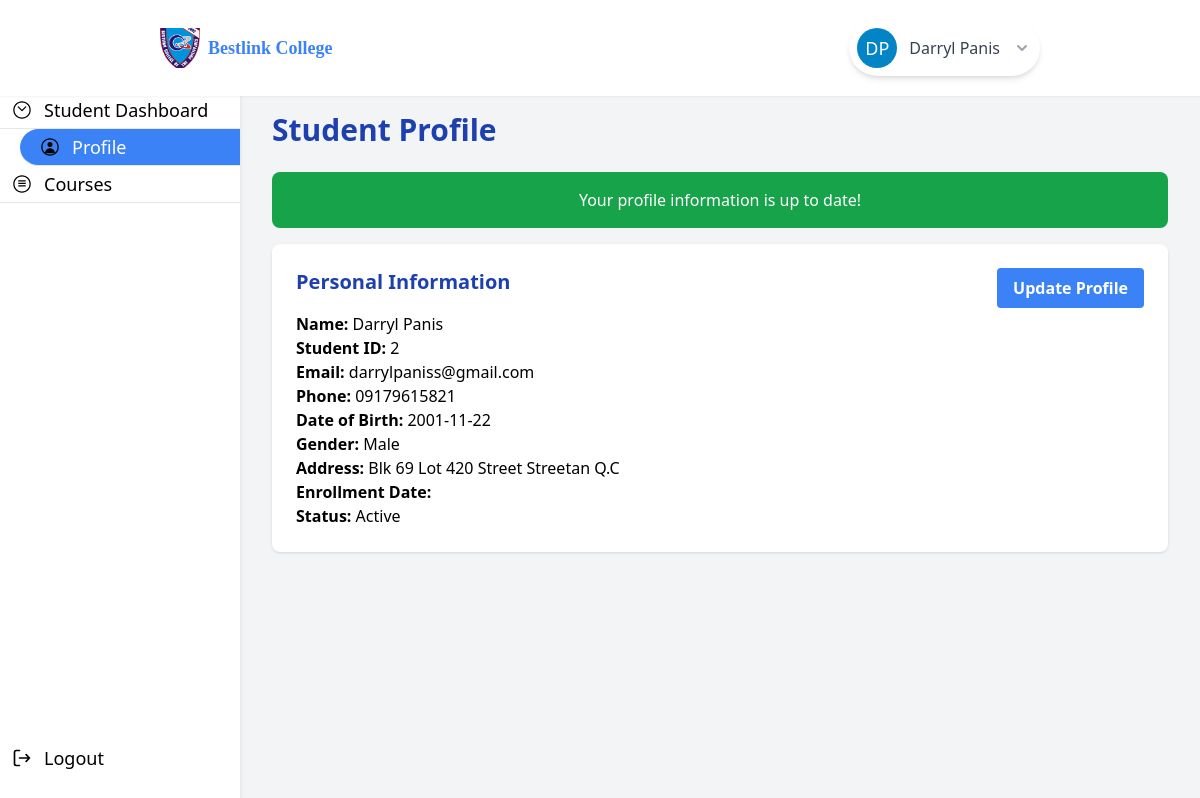
Screenshot of /src/layouts/student/profile.php (signed in) with the database file from the repository.
### tables this page shows
CREATE TABLE IF NOT EXISTS `users` (
  `user_id` int NOT NULL AUTO_INCREMENT,
  `username` varchar(50) NOT NULL,
  `first_name` varchar(50) DEFAULT NULL,
  `last_name` varchar(50) DEFAULT NULL,
  `date_of_birth` date DEFAULT NULL,
  `created_at` timestamp NOT NULL DEFAULT CURRENT_TIMESTAMP,
  `gender` enum('Male','Female','Others','') DEFAULT NULL,
  `phone_number` varchar(20) DEFAULT NULL,
  `address` varchar(255) DEFAULT NULL,
  `enrollment_date` date DEFAULT NULL,
  `password_hash` varchar(255) NOT NULL,
  `role` enum('Admin','Faculty','Student','Staff') NOT NULL DEFAULT 'Student',
  `email` varchar(100) DEFAULT NULL,
  `status` enum('Active','Inactive','Graduated','On Leave') NOT NULL,
  `last_login` datetime DEFAULT NULL,
  `is_archived` tinyint(1) NOT NULL DEFAULT '0',
  PRIMARY KEY (`user_id`),
  UNIQUE KEY `username` (`username`),
  UNIQUE KEY `email` (`email`)
);

### src/Models/student_model.php (called while the page is built, shortened)
<?php
function getStudentDetails(object $pdo, int $user_id) {
    try {
        $query = "SELECT * FROM users WHERE user_id = :user_id AND role = 'Student';";
        $stmt = $pdo->prepare($query);
        $stmt->bindParam(":user_id", $user_id, PDO::PARAM_INT);
        $stmt->execute();
        $result = $stmt->fetch(PDO::FETCH_ASSOC);
        return $result;
    } catch (PDOException $e) {
        error_log("Database error in getStudentDetails: " . $e->getMessage());
        return null;
    }
}

### src/layouts/student/profile.php (the view, shortened to what this page needs)
<?php
require_once "../../Models/student_model.php";
require_once "../../dbh.php";
$user_id = $_SESSION['user_id'];
$student = getStudentDetails($pdo, $user_id);
$is_profile_complete = true;
?>
<!DOCTYPE html>
<html lang="en">
<head>
    <link href="../../../output.css" rel="stylesheet">
    <link rel="stylesheet" href="../../../public/css/styles.css">
</head>
<body class="bg-gray-100 min-h-[80vh] flex flex-col justify-between">
    <?php
        $imageSrc = '../../../public/assets/images/bcp_logo.png';
        include($_SERVER['DOCUMENT_ROOT'] . '/php-SMS2/public/templates/header.php');
    ?>
    <div class="flex h-screen pt-20">
        <?php include($_SERVER['DOCUMENT_ROOT'] . BASE_URL . '/public/templates/student_sidebar.php');?>
        <main class="flex-1 p-8 overflow-y-auto">
            <h2 class="text-3xl font-semibold text-blue-800 mb-6">Student Profile</h2>
            <?php if ($is_profile_complete): ?>
                <div class="mb-4 flex justify-center items-center bg-green-600 p-4 w-full rounded-lg">
                    <p class="text-white">Your profile information is up to date!</p>
                </div>
            <?php else: ?>
                <div class="mb-4 flex justify-center items-center bg-rose-500 p-4 w-full rounded-lg">
                <p class="text-white">Please update your profile information to ensure it's complete.</p>
                </div>
            <?php endif; ?>
            <div class="bg-white rounded-lg shadow p-6 relative">
                <h3 class="text-xl font-semibold text-blue-800 mb-4">Personal Information</h3>
                <?php if ($student): ?>
                    <p><strong>Name:</strong> <?php echo htmlspecialchars($student['first_name'] ?? '') . ' ' . htmlspecialchars($student['last_name'] ?? ''); ?></p>
                    <p><strong>Student ID:</strong> <?php echo htmlspecialchars($student['user_id'] ?? ''); ?></p>
                    <p><strong>Email:</strong> <?php echo htmlspecialchars($student['email'] ?? ''); ?></p>
                    <p><strong>Phone:</strong> <?php echo htmlspecialchars($student['phone_number'] ?? ''); ?></p>
                    <p><strong>Date of Birth:</strong> <?php echo htmlspecialchars($student['date_of_birth'] ?? ''); ?></p>
                    <p><strong>Gender:</strong> <?php echo htmlspecialchars($student['gender'] ?? ''); ?></p>
                    <p><strong>Address:</strong> <?php echo htmlspecialchars($student['address'] ?? ''); ?></p>
                    <p><strong>Enrollment Date:</strong> <?php echo htmlspecialchars($student['enrollment_date'] ?? ''); ?></p>
                    <p><strong>Status:</strong> <?php echo htmlspecialchars($student['status'] ?? ''); ?></p>
                    <div class="absolute top-6 right-6">
                        <button id="updateProfileBtn" class="bg-blue-500 hover:bg-blue-700 text-white font-bold py-2 px-4 rounded">
                            Update Profile
                        </button>
                    </div>
                <?php else: ?>
                    <p>No student information available.</p>
                <?php endif; ?>
            </div>
                </main>
    </div>
</body>
</html>

### public/templates/header.php (shortened to what this page needs)
<nav class="z-50 absolute flex justify-between px-5 md:px-40 items-center w-full bg-white py-5 shadow-sm">
    <div class="flex items-center gap-x-2">
        <div class="size-10">
            <a href="#">
                <img src="<?php echo $imageSrc; ?>" alt="BCP logo" class="object-cover size-full" >
            </a>
        </div>
        <h1 class="text-blue-500 font-serif font-semibold text-lg ">Bestlink College</h1>
    </div>
    <?php
        if(isset($_SESSION['user_username'])){
            include($_SERVER['DOCUMENT_ROOT'] . '/php-SMS2/public/templates/userAvatar.php');
        }
    ?>
</nav>

### public/templates/userAvatar.php (shortened to what this page needs)
<div class="relative">
        <button id="avatar" aria-expanded="false" aria-haspopup="true" class="flex items-center gap-x-3 bg-white p-2 rounded-full shadow-md hover:shadow-lg transition-shadow duration-300">
            <div class="relative flex h-10 w-10 shrink-0 overflow-hidden rounded-full bg-sky-600">
                <span class="flex items-center justify-center h-full w-full text-white font-medium text-lg">
                    <?php echo strtoupper($_SESSION['user_name'][0]) . strtoupper($_SESSION['user_lastname'][0]); ?>
                </span>
            </div>
            <span class="text-gray-700 font-medium">
                <?php echo $_SESSION['user_name'] . ' ' . $_SESSION['user_lastname']; ?>
            </span>
            <svg xmlns="http://www.w3.org/2000/svg" class="h-5 w-5 text-gray-400" viewBox="0 0 20 20" fill="currentColor">
                <path fill-rule="evenodd" d="M5.293 7.293a1 1 0 011.414 0L10 10.586l3.293-3.293a1 1 0 111.414 1.414l-4 4a1 1 0 01-1.414 0l-4-4a1 1 0 010-1.414z" clip-rule="evenodd" />
            </svg>
        </button>
    </div>

### public/templates/student_sidebar.php
<section class="flex flex-col justify-between pb-5 shadow-md bg-white w-1/5 h-custom max-h-screen overflow-hidden">
    <div class="w-full pt-3">
        <?php include($_SERVER['DOCUMENT_ROOT'] . BASE_URL . '/src/Views/student_sidebar_view.php') ?>
    </div>
    <a href="<?php echo BASE_URL; ?>/src/logout.php" class="flex items-center w-full px-3 gap-x-3 mt-auto hover:bg-blue-500 hover:text-white transition-all duration-300 ease-linear font-normal text-lg p-2">
        <svg class="size-5" viewBox="0 0 24 24" fill="none" xmlns="http://www.w3.org/2000/svg">
            <path d="M17 16L21 12M21 12L17 8M21 12H9M9 21H5C3.89543 21 3 20.1046 3 19V5C3 3.89543 3.89543 3 5 3H9" stroke="currentColor" stroke-width="2" stroke-linecap="round" stroke-linejoin="round"/>
        </svg>
        Logout
    </a>
</section>

### src/Views/student_sidebar_view.php (shortened to what this page needs)
<?php
$dashboardClass = (basename($_SERVER['PHP_SELF']) === 'student_dashboard.php')
    ? 'bg-blue-500 translate-x-5 pl-5 rounded-l-full text-white'
    : 'pl-3 hover:bg-blue-500 hover:translate-x-5 hover:pl-5 hover:rounded-l-full hover:text-white';
echo '<a href="' . BASE_URL . '/src/layouts/student_dashboard.php" class="w-full flex items-center gap-x-3 ' . $dashboardClass . ' transition-all duration-500 ease-linear font-normal text-lg border-b p-1">
        <svg class="size-5" height="32" viewBox="0 0 32 32" xmlns="http://www.w3.org/2000/svg"><path d="M16 2C8.268 2 2 8.268 2 16s6.268 14 14 14 14-6.268 14-14S23.732 2 16 2zm0 26C9.373 28 4 22.627 4 16S9.373 4 16 4s12 5.373 12 12-5.373 12-12 12z"/><path d="M22.707 10.293a1 1 0 00-1.414 0L16 15.586l-5.293-5.293a1 1 0 00-1.414 1.414l6 6a1 1 0 001.414 0l6-6a1 1 0 000-1.414z"/></svg>
        Student Dashboard
    </a>';
$profileClass = (basename($_SERVER['PHP_SELF']) === 'profile.php')
    ? 'bg-blue-500 translate-x-5 pl-5 rounded-l-full text-white'
    : 'pl-3 hover:bg-blue-500 hover:translate-x-5 hover:pl-5 hover:rounded-l-full hover:text-white';
echo '<a href="' . BASE_URL . '/src/layouts/student/profile.php" class="w-full flex items-center gap-x-3 ' . $profileClass . ' transition-all duration-500 ease-linear font-normal text-lg border-b p-1">
        <svg class="size-5" height="32" viewBox="0 0 32 32" xmlns="http://www.w3.org/2000/svg"><path d="M16 2C8.268 2 2 8.268 2 16s6.268 14 14 14 14-6.268 14-14S23.732 2 16 2zm0 26C9.373 28 4 22.627 4 16S9.373 4 16 4s12 5.373 12 12-5.373 12-12 12z"/><path d="M16 8a4 4 0 110 8 4 4 0 010-8zm0 10c-4.418 0-8 3.582-8 8h16c0-4.418-3.582-8-8-8z"/></svg>
        Profile
    </a>';
$coursesClass = (basename($_SERVER['PHP_SELF']) === 'courses.php')
    ? 'bg-blue-500 translate-x-5 pl-5 rounded-l-full text-white'
    : 'pl-3 hover:bg-blue-500 hover:translate-x-5 hover:pl-5 hover:rounded-l-full hover:text-white';
echo '<a href="' . BASE_URL . '/src/layouts/student/courses.php" class="w-full flex items-center gap-x-3 ' . $coursesClass . ' transition-all duration-500 ease-linear font-normal text-lg border-b p-1">
        <svg class="size-5" height="32" viewBox="0 0 32 32" xmlns="http://www.w3.org/2000/svg"><path d="M16 2C8.268 2 2 8.268 2 16s6.268 14 14 14 14-6.268 14-14S23.732 2 16 2zm0 26C9.373 28 4 22.627 4 16S9.373 4 16 4s12 5.373 12 12-5.373 12-12 12z"/><path d="M10 10h12v2H10zm0 4h12v2H10zm0 4h12v2H10z"/></svg>
        Courses
    </a>';
?>

### rows the page displays
users: first_name "Darryl", last_name "Panis", user_id "2", email "darrylpaniss@gmail.com", phone_number "09179615821", date_of_birth "2001-11-22", gender "Male", address "Blk 69 Lot 420 Street Streetan Q.C", status "Active"

### other values shown
$_SESSION['user_name'][0] "D"
$_SESSION['user_lastname'][0] "P"
$_SESSION['user_name'] "Darryl"
$_SESSION['user_lastname'] "Panis"
